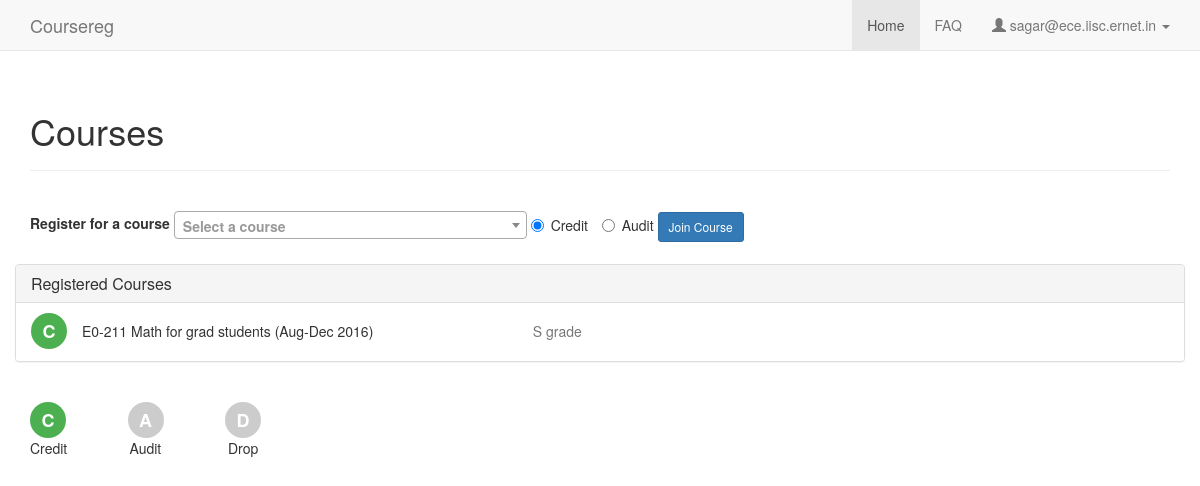
The page / (signed in) on the database as committed earlier.
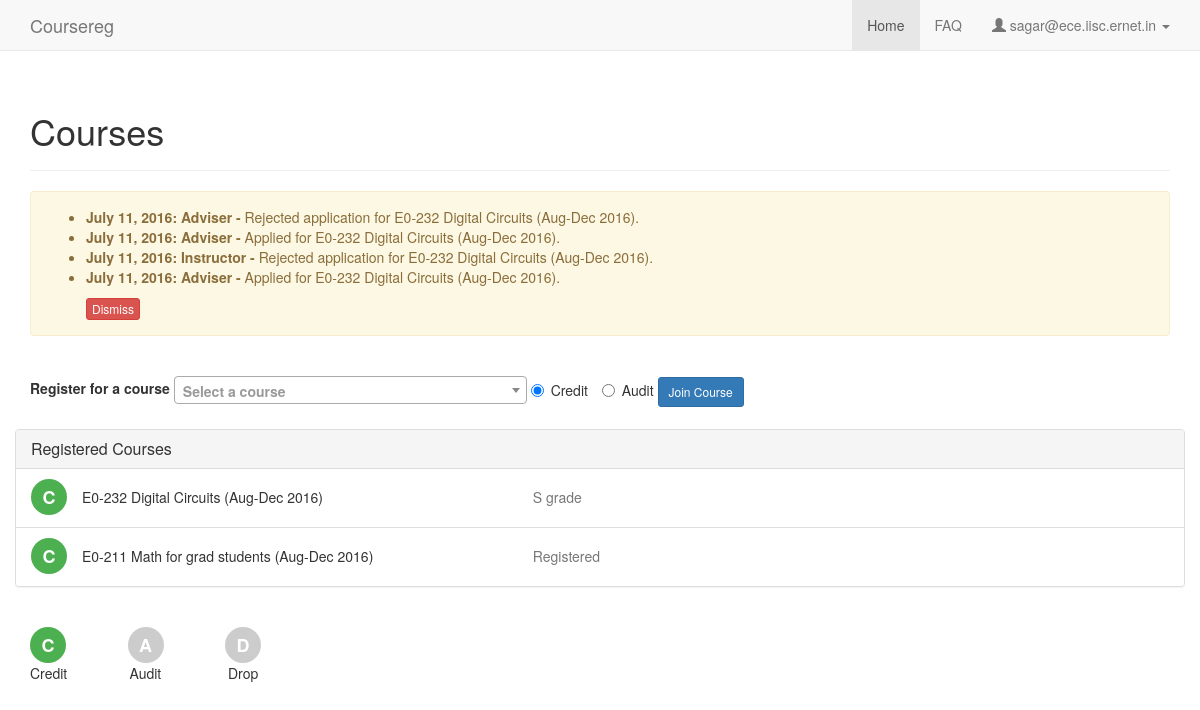
The same page on the database as committed later.
### coursereg/models.py (models this page shows, shortened)
class User(AbstractBaseUser, PermissionsMixin):
    USER_TYPE_STUDENT = 0
    USER_TYPE_FACULTY = 1
    USER_TYPE_DCC = 2
    USER_TYPE_OTHER = 3
    USER_TYPE_CHOICES = (
        (USER_TYPE_STUDENT, "Student"),
        (USER_TYPE_FACULTY, "Faculty"),
        (USER_TYPE_DCC, "DCC"),
        (USER_TYPE_OTHER, "Other"),
    )
    email = models.EmailField(max_length=254, unique=True)
    full_name = models.CharField(max_length=250)
    user_type = models.IntegerField(default=USER_TYPE_OTHER, choices=USER_TYPE_CHOICES)
    adviser = models.ForeignKey('self', null=True, blank=True, on_delete=models.CASCADE, limit_choices_to={'user_type': USER_TYPE_FACULTY})
    degree = models.ForeignKey(Degree, on_delete=models.CASCADE, null=True, blank=True)
    department = models.ForeignKey(Department, on_delete=models.CASCADE, null=True)
    date_joined = models.DateTimeField(default=timezone.now)
    sr_no = models.CharField(max_length=200, default='-')
    is_dcc_review_pending = models.BooleanField(default=False)
    is_staff = models.BooleanField(default=False)
    is_active = models.BooleanField(default=True)
    objects = CustomUserManager()
    USERNAME_FIELD = 'email'
    REQUIRED_FIELDS = []

class Course(models.Model):
    TERM_AUG = 0
    TERM_JAN = 1
    TERM_SUMMER = 2
    TERM_OTHER = 3
    TERM_CHOICES = (
        (TERM_AUG, "Aug-Dec"),
        (TERM_JAN, "Jan-Apr"),
        (TERM_SUMMER, "Summer"),
        (TERM_OTHER, "Other"),
    )
    num = models.CharField(max_length=100)
    title = models.CharField(max_length=200)
    term = models.IntegerField(default=TERM_AUG, choices=TERM_CHOICES)
    last_reg_date = models.DateTimeField(verbose_name="Last Registration Date", default=get_recent_last_reg_date)
    last_drop_date = models.DateTimeField(verbose_name="Last Drop Date", default=get_recent_last_drop_date)
    credits = models.IntegerField(default=3)
    department = models.ForeignKey(Department, on_delete=models.CASCADE)
    created_at = models.DateTimeField(auto_now_add=True)
    updated_at = models.DateTimeField(auto_now=True)
    def __unicode__(self):
        return self.num + ' ' + self.title + ' (%s %s)' % (self.TERM_CHOICES[self.term][1], self.last_reg_date.year)

class Notification(models.Model):
    ORIGIN_ADVISER = 0
    ORIGIN_INSTRUCTOR = 1
    ORIGIN_DCC = 2
    ORIGIN_OTHER = 3
    ORIGIN_CHOICES = (
        (ORIGIN_ADVISER, 'Adviser'),
        (ORIGIN_INSTRUCTOR, 'Instructor'),
        (ORIGIN_DCC, 'DCC'),
        (ORIGIN_OTHER, 'Other')
    )
    user = models.ForeignKey(User, on_delete=models.CASCADE)
    origin = models.IntegerField(default=ORIGIN_DCC, choices=ORIGIN_CHOICES)
    message = models.TextField()
    is_student_acknowledged = models.BooleanField(default=False)
    is_adviser_acknowledged = models.BooleanField(default=False)
    is_dcc_acknowledged = models.BooleanField(default=False)
    created_at = models.DateField(auto_now_add=True)

### coursereg/views/common.py (the view)
# urls.py: url(r'^$', views.common.index, name='index'),
@login_required
def index(request):
    if request.user.is_superuser:
        return redirect('admin:index')
    elif request.user.user_type == models.User.USER_TYPE_STUDENT:
        return student.index(request)
    elif request.user.user_type == models.User.USER_TYPE_FACULTY:
        return redirect('coursereg:adviser')
    elif request.user.user_type == models.User.USER_TYPE_DCC:
        return dcc.index(request)
    else:
        messages.error(request, "User type not recognized.")
        return redirect('coursereg:fatal')

### coursereg/views/student.py (called while the page is built)
def get_desc(participant):
    if participant.state  == models.Participant.STATE_DROP:
        return 'Dropped this course'
    if not participant.is_adviser_approved:
        return 'Awaiting adviser review'
    if not participant.is_instructor_approved:
        return 'Adviser has approved. Awaiting instructor review'
    if participant.grade == models.Participant.GRADE_NA:
        return 'Registered'
    else:
        return models.Participant.GRADE_CHOICES[participant.grade][1] + ' grade'
    return 'Unknown state'

### coursereg/templates/coursereg/student.html (shortened to what this page needs)
{% extends "coursereg/base.html" %}
{% block head %}
{% load staticfiles %}
<link href="{% static 'coursereg/css/select2.min.css' %}" rel="stylesheet">
{% endblock %}
{% block body %}
{% include "coursereg/nav.html" %}
<div class="container" id="maincontainer">
    <div class="row">
        <div class="col-md-12">
            <div class="page-header">
                <h1>Courses</h1>
            </div>
        </div>
    </div>
    {% if notifications %}
    <div class="row">
        <div class="col-md-12">
            <div class="alert alert-warning">
                <ul>
                {% for date, origin, message in notifications %}
                <li>
                    <strong>
                        {{ date }}: {{ origin }} -
                    </strong>
                    {{ message }}
                </li>
                {% endfor %}
                </ul>
                <div id="dismiss">
                    <form action="{% url 'coursereg:notifications_dismiss' %}" method="post">
                        <button type="submit" class="btn btn-danger btn-xs">Dismiss</button>
                    </form>
                </div>
            </div>
        </div>
    </div>
    {% endif %}
    <div class="row top-buffer-1">
        <div class="col-md-12">
            <form class="form-inline" method="post" action="{% url 'coursereg:participants_create' %}">
                <div class="form-group">
                    <label for="id_label_single">
                        Register for a course
                    </label>
                    <label class="radio-inline">
                        <input type="radio" name="reg_type" value="credit" checked>Credit
                    </label>
                    <label class="radio-inline">
                        <input type="radio" name="reg_type" value="audit">Audit
                    </label>
                </div>
                <button type="submit" class="btn btn-primary btn-sm">Join Course</button>
            </form>
        </div>
    </div>
    <div class="row top-buffer-1">
        <div class="panel panel-default">
            <div class="panel-heading">
                <h3 class="panel-title">Registered Courses</h3>
            </div>
            <ul class="list-group">
                {% for participant_id, is_credit, is_audit, is_drop, course, desc, deleteable in participants %}
                <li class="list-group-item">
                    {% if is_credit %}
                    <div title="Credit" class="credit-bg pull-left">C</div>
                    {% elif is_audit  %}
                    <div title="Audit" class="audit-bg pull-left">A</div>
                    {% elif is_drop %}
                    <div title="Dropped" class="audit-bg pull-left">D</div>
                    {% endif %}
                    <div class="row courserow">
                        <div class="col-md-5">
                            {{ course }}
                        </div>
                        <div class="col-md-6">
                            <p class="text-muted">
                                {{ desc }}
                            </p>
                        </div>
                    </div>
                </li>
                {% endfor %}
            </ul>
        </div>
    </div>
    <div class="row top-buffer-1">
        <div class="col-md-1 col-xs-2">
            <div title="Credit" class="credit-bg">C</div>
            <div>Credit</div>
        </div>
        <div class="col-md-1 col-xs-2">
            <div title="Credit" class="audit-bg">A</div>
            <div style="margin-left:2px;">Audit</div>
        </div>
        <div class="col-md-1 col-xs-2">
            <div title="Credit" class="audit-bg">D</div>
            <div style="margin-left:3px;">Drop</div>
        </div>
    </div>
</div>
{% endblock %}

### coursereg/templates/coursereg/base.html (shortened to what this page needs)
<!DOCTYPE html>
<html lang="en">
    <head>
        {% load staticfiles %}
        <link href="{% static 'coursereg/css/bootstrap.min.css' %}" rel="stylesheet">
        <link href="{% static 'coursereg/css/coursereg.css' %}" rel="stylesheet">
        {% block head %}
        {% endblock %}
    </head>
    <body>
        {% block body %}
        {% endblock %}
    </body>
</html>

### coursereg/templates/coursereg/nav.html (shortened to what this page needs)
<nav class="navbar navbar-default navbar-static-top">
    <div class="container">
        <div class="navbar-header">
            <a class="navbar-brand" href="{% url 'coursereg:index' %}">Coursereg</a>
        </div>
        <div id="navbar" class="navbar-collapse collapse">
            <ul class="nav navbar-nav navbar-right">
                {% if user_type == 'student' or user_type == 'dcc' %}
                    {% if nav_active == 'home' %}
                    <li class="active"><a href="{% url 'coursereg:index' %}">Home</a></li>
                    {% else %}
                    <li><a href="{% url 'coursereg:index' %}">Home</a></li>
                    {% endif %}
                {% endif %}
                {% if nav_active == 'faq' %}
                <li class="active"><a href="{% url 'coursereg:faq' %}">FAQ</a></li>
                {% else %}
                <li><a href="{% url 'coursereg:faq' %}">FAQ</a></li>
                {% endif %}
                <li class="dropdown">
                    <a href="#" class="dropdown-toggle" data-toggle="dropdown" role="button" aria-haspopup="true" aria-expanded="false">
                        <span class="glyphicon glyphicon-user" aria-hidden="true"></span>
                        {{ user_email }}
                        <span class="caret"></span>
                    </a>
                </li>
            </ul>
        </div>
    </div>
</nav>

### coursereg/static/coursereg/css/coursereg.css (style rules this page uses)
.top-buffer-1 { margin-top: 20px; }
#maincontainer { margin-bottom: 50px; }
#dismiss { margin-top: 10px; margin-left: 40px; }
.credit-bg { width: 36px; height: 36px; border-radius: 18px; -moz-border-radius: 18px; -webkit-border-radius: 18px; font-size: 18px; font-weight: bold; color: #fff; line-height: 36px; text-align: center; background: #4caf50; }
.audit-bg { width: 36px; height: 36px; border-radius: 18px; -moz-border-radius: 18px; -webkit-border-radius: 18px; font-size: 18px; font-weight: bold; color: #fff; line-height: 36px; text-align: center; background: #ccc; }
.courserow { margin-top: 8px; margin-left: 36px; margin-right: 20px; }

Rows that differ between the two databases and show on the page:
added Notification: notifications "July 11, 2016", notifications "Rejected application for E0-232 Digital Circuits (Aug-Dec 2016)."
added Notification: notifications "July 11, 2016", notifications "Applied for E0-232 Digital Circuits (Aug-Dec 2016)."
added Notification: notifications "July 11, 2016", notifications "Rejected application for E0-232 Digital Circuits (Aug-Dec 2016)."
added Notification: notifications "July 11, 2016", notifications "Applied for E0-232 Digital Circuits (Aug-Dec 2016)."
now on this page (row edited): Course: num+title+term "E0-232 Digital Circuits (Aug-Dec 2016)", desc "S grade"
computed for Course "E0-211 Math for grad students (Aug-Dec 2016)": desc "S grade" → "Registered"
Other text that changed with them:
new list line: ": Adviser -"
new list line: ": Instructor -"
text now shown: "Dismiss"
